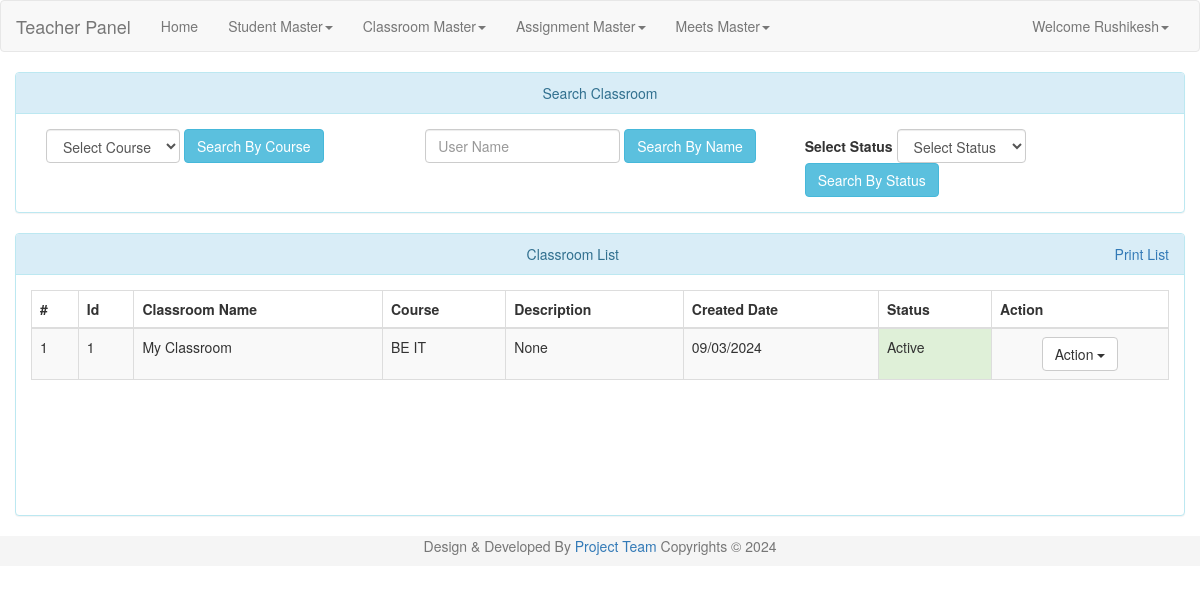
/zel_teacher/classroom_list.php (signed in), run on the app's committed database.
### tables this page shows
CREATE TABLE `user` (
  `uid` int(9) NOT NULL,
  `uname` varchar(45) NOT NULL,
  `pass` varchar(20) NOT NULL,
  `uregdate` datetime NOT NULL,
  `utype` int(9) NOT NULL,
  `ustatus` tinyint(1) NOT NULL
);

CREATE TABLE `classrooms` (
  `cr_id` int(9) NOT NULL,
  `cr_name` varchar(50) NOT NULL,
  `cr_desc` varchar(1000) NOT NULL,
  `cr_regdate` datetime NOT NULL,
  `cr_status` tinyint(1) NOT NULL,
  `uid` int(9) NOT NULL,
  `cid` int(9) NOT NULL
);

CREATE TABLE `course` (
  `cid` int(9) NOT NULL,
  `c_name` varchar(45) NOT NULL,
  `regdate` date NOT NULL,
  `status` tinyint(1) NOT NULL,
  `uid` int(9) NOT NULL
);

### zel_teacher/lock.php (called while the page is built, shortened)
<?php
include('conn.php');
$lsess=date('Y-m-d');
if((isset($_SESSION['login_user'])) && $lsess<=base64_decode("MjAyNC0wMy0zMA=="))
{
	$user_check=$_SESSION['login_user'];
	$ses_sql=$conn->query("select uname, uid from user where uname='$user_check' ");
	while($row = $ses_sql->fetch_assoc()) {
		$user_id = $row['uid'];
		$login_session=$row['uname'];
	}
}
else
{
	header("Location:./login.php");
}
?>

### zel_teacher/classroom_list.php (the view, shortened to what this page needs)
<?php
 $euname="";
 include('lock.php');
 include ("conn.php");
 if (isset($_POST['submitbycourse'])){
	if ($_SERVER["REQUEST_METHOD"] == "POST") {
		$cid = test_input($_POST["cid"]);
		$sql = "SELECT * FROM classrooms cr, course c WHERE c.cid = cr.cid AND cr.cr_status=1 AND cr.cid=$cid AND cr.uid=$user_id ORDER BY cr.cr_id DESC";
	}
}
else if (isset($_POST['submitbyname'])){
	if ($_SERVER["REQUEST_METHOD"] == "POST") {
		$cr_name = test_input($_POST["txtname"]);
		$sql = "SELECT * FROM classrooms cr, course c WHERE c.cid = cr.cid AND cr.cr_status=1 AND cr.cr_name='$cr_name' AND cr.uid=$user_id ORDER BY cr.cr_id DESC";
	}
}
else{
	$sql = "SELECT * FROM classrooms cr, course c WHERE c.cid=cr.cid AND cr.cr_status=1 AND cr.uid=$user_id ORDER BY cr.cr_id DESC";
}
?>
<!DOCTYPE html>
<html lang="en">
<head>
<link rel="stylesheet" href="./resources/bootstrap-3.3.6-dist/css/bootstrap.min.css">
<link rel="stylesheet" href="./resources/jquery-ui.min.css" type="text/css" />
</head>
<body>
<?php
include('./header.php');
?>
<div class="container-fluid" style="margin-top:20px">
<div class="row">
	<div class="col-md-12">
	<div class="panel panel-info">
		  <div class="panel-heading" align="center">Search Classroom</div>
		  <div class="panel-body">
			<form class="form-inline" data-toggle="validator" name="sub" id="sub" role="form" method="post" action="<?php echo htmlspecialchars($_SERVER["PHP_SELF"]);?>">
				<div class="col-md-4" >
					<div class="form-group">
					<select class="form-control" name="cid" id="cid">
						<option value="">Select Course</option>
					</select>
					</div>
					<div class="form-group" align="center">
					<button type="submit" class="btn btn-info" id ="submitbycourse" name="submitbycourse">Search By Course</button>
					</div>
				</div>
				<div class="col-md-4" >
					<div class="form-group">
					<input class="form-control auto" type="text" id="txtname" name= "txtname" placeholder="User Name" value="<?php echo $euname?>">
					</div>
					<div class="form-group" align="center">
					<button type="submit" class="btn btn-info" id ="submitbyname" name="submitbyname">Search By Name</button>
					</div>
				</div>
				<div class="col-md-4" >
					 <div class="form-group">
						<label class="control-label">Select Status </label>
							<select class="form-control" id="status" name="status">
							  <option value="">Select Status</option>
							</select>
					</div>
					<div class="form-group" align="center">
					<button type="submit" class="btn btn-info" id ="submitbystatus" name="submitbystatus">Search By Status</button>
					</div>
				</div>
			</form>
	</div>
	</div>
	</div>
</div>
<div class="row">
<div class="col-md-12">
<div class="panel panel-info">
      <div class="panel-heading" align="center">Classroom List <a class="pull-right" align="right" href="#" onclick=printbill(); >Print List</a></div>
      <div class="panel-body">
        <div class='table-responsive' style="padding-bottom:100px;">
      <?php
      $result = $conn->query($sql);
      if ($result->num_rows > 0) {
          echo "<table class='table table-bordered table-striped'>
          <thead>
            <tr>
              <th>#</th>
              <th>Id</th>
			  <th>Classroom Name </th>
              <th>Course </th>
			  <th>Description</th>
			  <th>Created Date </th>
			  <th>Status </th>
			  <th>Action</th>
           </tr>
          </thead>
          <tbody>";
          $count=0;
          while($row = $result->fetch_assoc()) {
              $count++;
			echo"<tr>";
			echo "<td>".$count."</td>";
			echo "<td>".$row['cr_id']."</td>";
              echo "<td>".$row['cr_name']."</td>";
              echo "<td>".$row['c_name']."</td>";
              echo "<td>".$row['cr_desc']."</td>";
			   echo "<td>".date( 'd/m/Y', strtotime($row['cr_regdate']))."</td>";
			   if($row['cr_status']==1){echo "<td class='success'>Active</td>";}
			   else if ($row['cr_status']==2){echo "<td class='warning'>Suspended</td>";}
			   else if ($row['cr_status']==0){echo "<td class='danger'>Deleted</td>";}
			   else {echo "<td class='primary'>None</td>";}
			echo"<td class='text-center'>
			<div class='btn-group'>
			<button type='button' class='btn btn-default dropdown-toggle' data-toggle='dropdown' aria-haspopup='true' aria-expanded='true'>	Action <span class='caret'></span></button>
			<ul class='dropdown-menu'>
			<li><a type='button' href='./allot_students.php?cr_id=".$row['cr_id']."'>Allot Students</a></li>
			<li><a type='button' href='./view_classroom.php?cr_id=".$row['cr_id']."'>View</a></li>
			<li><a type='button' id='deletebtn' onclick='approve_cr(".$row['cr_id'].")'>Active</a></li>
			<li><a type='button' id='deletebtn' onclick='reject_cr(".$row['cr_id'].")'>Suspend</a></li>
			<li><a type='button' id='deletebtn' onclick='delete_cr(".$row['cr_id'].")'>Delete</a></li>
			</ul>
			</div></td>";
			echo "</tr>";
         }
          echo"</tbody>
      </table>";
        }
        else {
         echo "0 results";
        }
        ?>
      </div>
      </div>
</div>
</div>
</div>
</div>
<?php
include('footer.php');
?>
</body>
</html>

### zel_teacher/header.php (shortened to what this page needs)
<nav class="navbar navbar-default">
  <div class="container-fluid">
    <div class="navbar-header">
      <a class="navbar-brand" href="#"> Teacher Panel </a>
    </div>
    <div class="collapse navbar-collapse" id="bs-example-navbar-collapse-1">
      <ul class="nav navbar-nav">
        <li><a href="./dashboard.php">Home<span class="sr-only">(current)</span></a></li>
		<li class="dropdown">
			<a href="" class="dropdown-toggle" data-toggle="dropdown" role="button" aria-haspopup="true" aria-expanded="false">Student Master<span class="caret"></span></a>
		</li>
		<li class="dropdown">
			<a href="" class="dropdown-toggle" data-toggle="dropdown" role="button" aria-haspopup="true" aria-expanded="false">Classroom Master<span class="caret"></span></a>
		</li>
		<li class="dropdown">
			<a href="" class="dropdown-toggle" data-toggle="dropdown" role="button" aria-haspopup="true" aria-expanded="false">Assignment Master<span class="caret"></span></a>
		</li>
		<li class="dropdown">
			<a href="" class="dropdown-toggle" data-toggle="dropdown" role="button" aria-haspopup="true" aria-expanded="false">Meets Master<span class="caret"></span></a>
		</li>
      </ul>
      <ul class="nav navbar-nav navbar-right">
        <li class="dropdown">
          <?php if($login_session)
        {
            $status="Welcome ".$login_session;
        }
        else
        {
            $status="Welcome Guest";
            $url="./login.php";
            $status1="Login";
         }
          ?>
          <a href="" class="dropdown-toggle" data-toggle="dropdown" role="button" aria-haspopup="true" aria-expanded="false"><?php echo $status; ?><span class="caret"></span></a>
        </li>
      </ul>
    </div>
  </div>
</nav>

### data on the page
user: uname "Welcome Rushikesh"
classrooms: cr_id "1", cr_name "My Classroom", cid.c_name "BE IT", cr_desc "None", cr_regdate "09/03/2024", cr_status "Active"
